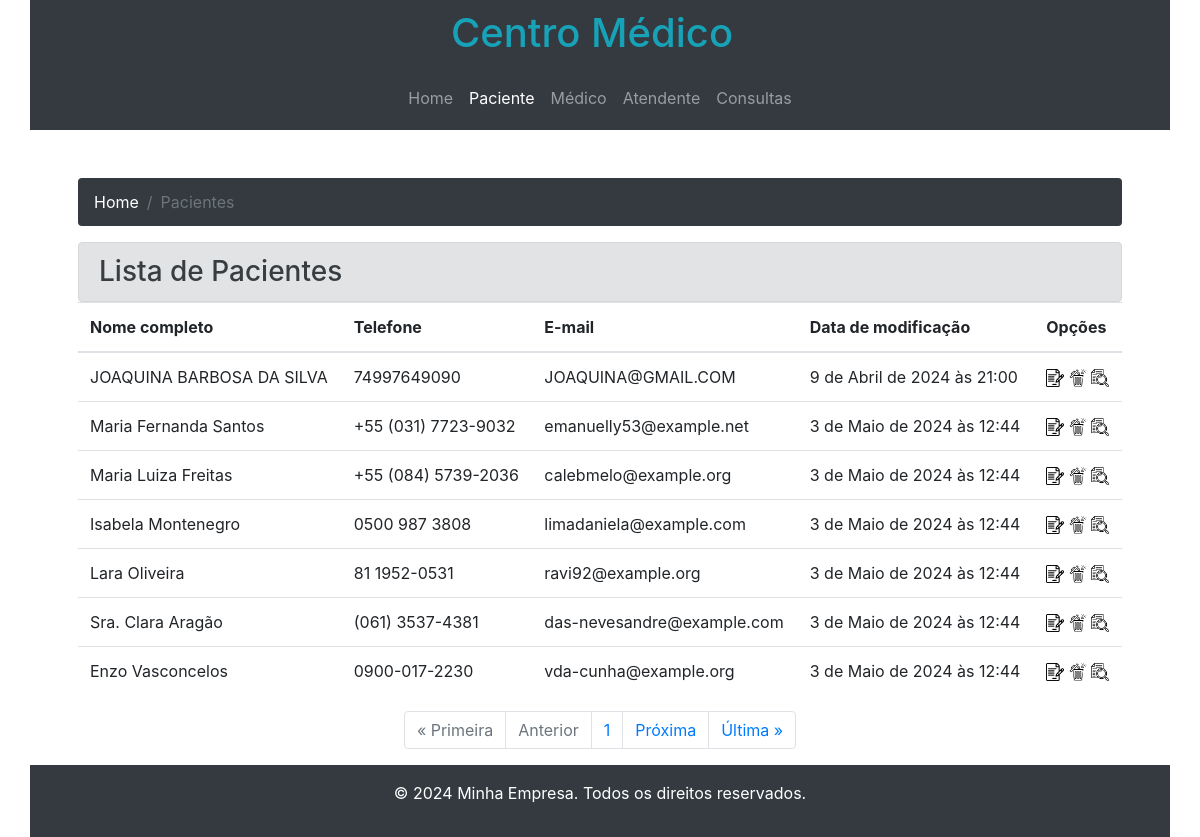
Screenshot of /paciente with the database file from the repository.
### app/models.py (models this page shows, shortened)
class Paciente(models.Model):
    nome_completo = models.CharField(max_length=100)
    endereco = models.CharField(max_length=250)
    cidade = models.CharField(max_length=100)
    uf = models.CharField(max_length=2)
    cep = models.CharField(max_length=9)
    telefone = models.CharField(max_length=11)
    email = models.EmailField(max_length=100)
    data_cadastro = models.DateTimeField(auto_now_add=True)
    data_modificacao = models.DateTimeField(auto_now=True)

### app/views.py (the view)
# urls.py: path('paciente',paciente,name='paciente'),
def paciente(request):
    lista_pacientes = Paciente.objects.all()
    lista_paginada = Paginator(lista_pacientes,7)
    numero_pagina = request.GET.get('p')
    try:
        pagina = lista_paginada.page(numero_pagina)
    except PageNotAnInteger:
        pagina = lista_paginada.page(1)
    except EmptyPage:
        pagina = lista_paginada.page(1)
    dados = {'pagina': 'paciente', 'lista_pacientes': pagina}
    return render(request, 'paciente.html', dados)

### app/templates/paciente.html (shortened to what this page needs)
{% extends "base.html" %}
{% load static %}
{% block conteudo %}
<nav aria-label="breadcrumb">
    <ol class="breadcrumb bg-dark">
        <li class="breadcrumb-item"><a href="{% url 'home' %}" class="text-white">Home</a></li>
        <li class="breadcrumb-item active">Pacientes</li>
    </ol>
</nav>
  <h3 class="alert alert-secondary m-0">Lista de Pacientes</h3>
<table class="table">
    <thead>
        <tr>
            <th>Nome completo</th>
            <th>Telefone</th>
            <th>E-mail</th>
            <th>Data de modificação</th>
            <th>Opções</th>
        </tr>
    </thead>
    <tbody>
        {% for objeto in lista_pacientes %}
         <tr>
             <td>{{ objeto.nome_completo }}</td>
             <td>{{ objeto.telefone }}</td>
             <td>{{ objeto.email }}</td>
             <td>{{ objeto.data_modificacao }}</td>
             <td>
                <a href="#"><img src="{% static 'img/editar.png' %}" width="18px"></a>
                <a href="#"><img src="{% static 'img/deletar.png' %}" width="18px"></a>
                <a href="{% url 'detalhamento_paciente' id=objeto.id %}"><img src="{% static 'img/detalhar.png' %}" width="18px"></a>
             </td>
         </tr>
        {% endfor %}
    </tbody>
</table>
<nav aria-label="Page navigation">
  <ul class="pagination justify-content-center">
      {% if lista_pacientes.number == 1 %}
      <li class="page-item disabled">
        <a class="page-link" href="#">&laquo; Primeira</a>
      </li>
      <li class="page-item disabled">
        <a class="page-link" href="#">Anterior</a>
      </li>
      {% endif %}
      <li class="page-item disable">
        <a class="page-link" href="">{{lista_pacientes.number}}</a>
      </li>
      {% if lista_pacientes.paginator.num_pages == lista_pacientes.number %}
      <li class="page-item disabled">
        <a class="page-link" href="#">Próxima</a>
      </li>
      <li class="page-item disabled">
        <a class="page-link" href="#">Última &raquo;</a>
      </li>
      {% else %}
      <li class="page-item">
        <a class="page-link" href="{% url 'paciente' %}?p={{lista_pacientes.next_page_number}}">Próxima</a>
      </li>
      <li class="page-item">
        <a class="page-link" href="{% url 'paciente' %}?p={{lista_pacientes.paginator.num_pages}}">Última &raquo;</a>
      </li>
      {% endif %}
  </ul>
</nav><br />
{% endblock %}

### app/templates/base.html (shortened to what this page needs)
<!DOCTYPE html>
<html lang="pt-BR">
<head>
    <link rel="stylesheet" href="https://stackpath.bootstrapcdn.com/bootstrap/4.1.3/css/bootstrap.min.css">
</head>
<body>
    {% include 'header.html' with pagina_aberta=pagina %}
    <main class="container p-5">
        {% block conteudo %}
        {% endblock %}
    </main>
    {% include 'footer.html' %}
</body>
</html>

### app/templates/header.html (shortened to what this page needs)
<header class="bg-dark text-white text-center p-1 container ">
    <a class="navbar-brand text-info" href="#"><h1>
        Centro Médico
    </h1></a>
    <nav class="navbar navbar-expand-md navbar-dark bg-dark justify-content-center">
        <div class="collapse navbar-collapse justify-content-center" id="conteudoNavbarSuportado">
            <ul class="navbar-nav">
                <li class="nav-item">
                    {% if pagina_aberta == "home" %}
                    <a href="{% url 'home' %}" class="nav-link active">Home</a>
                    {% else %}
                    <a href="{% url 'home' %}" class="nav-link">Home</a>
                    {% endif %}
                </li>
                <li class="nav-item">
                    {% if pagina_aberta == "paciente" %}
                    <a href="{% url 'paciente' %}" class="nav-link active">Paciente</a>
                    {% else %}
                    <a href="{% url 'paciente' %}" class="nav-link">Paciente</a>
                    {% endif %}
                </li>
                <li class="nav-item">
                    {% if pagina_aberta == "medico" %}
                    <a href="{% url 'medico' %}" class="nav-link active">Médico</a>
                    {% else %}
                    <a href="{% url 'medico' %}" class="nav-link">Médico</a>
                    {% endif %}
                </li>
                <li class="nav-item">
                    {% if pagina_aberta == "atendente" %}
                    <a href="{% url 'atendente' %}" class="nav-link active">Atendente</a>
                    {% else %}
                    <a href="{% url 'atendente' %}" class="nav-link">Atendente</a>
                    {% endif %}
                </li>
                <li class="nav-item">
                    {% if pagina_aberta == "consulta" %}
                    <a href="{% url 'consulta' %}" class="nav-link active">Consultas</a>
                    {% else %}
                    <a href="{% url 'consulta' %}" class="nav-link">Consultas</a>
                    {% endif %}
                </li>
            </ul>
        </div>
    </nav>
</header>

### app/templates/footer.html
<footer class="bg-dark text-white text-center py-3 fixed-bottom container ">
    <p>&copy; 2024 Minha Empresa. Todos os direitos reservados.</p>
</footer>

### rows the page displays
Paciente: nome_completo "JOAQUINA BARBOSA DA SILVA", telefone "74997649090", email "JOAQUINA@GMAIL.COM", data_modificacao "9 de Abril de 2024 às 21:00"
Paciente: nome_completo "Maria Fernanda Santos", telefone "+55 (031) 7723-9032", email "emanuelly53@example.net", data_modificacao "3 de Maio de 2024 às 12:44"
Paciente: nome_completo "Maria Luiza Freitas", telefone "+55 (084) 5739-2036", email "calebmelo@example.org", data_modificacao "3 de Maio de 2024 às 12:44"
Paciente: nome_completo "Isabela Montenegro", telefone "0500 987 3808", email "limadaniela@example.com", data_modificacao "3 de Maio de 2024 às 12:44"
Paciente: nome_completo "Lara Oliveira", telefone "81 1952-0531", email "ravi92@example.org", data_modificacao "3 de Maio de 2024 às 12:44"
Paciente: nome_completo "Sra. Clara Aragão", telefone "(061) 3537-4381", email "das-nevesandre@example.com", data_modificacao "3 de Maio de 2024 às 12:44"
Paciente: nome_completo "Enzo Vasconcelos", telefone "0900-017-2230", email "vda-cunha@example.org", data_modificacao "3 de Maio de 2024 às 12:44"

### other values shown
{{ lista_pacientes.number }} "1"
